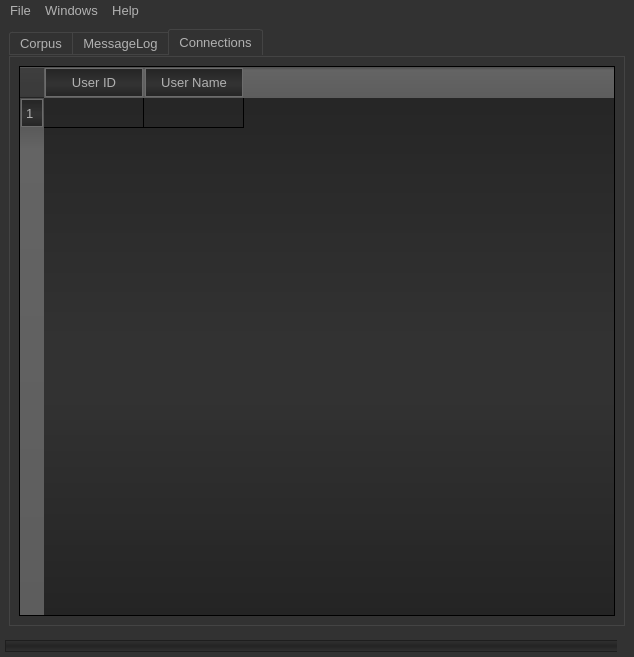
<?xml version="1.0" encoding="UTF-8"?>
<ui version="4.0">
 <class>MainWindow</class>
 <widget class="QMainWindow" name="MainWindow">
  <property name="geometry">
   <rect>
    <x>0</x>
    <y>0</y>
    <width>634</width>
    <height>657</height>
   </rect>
  </property>
  <property name="windowTitle">
   <string>Corpus Server</string>
  </property>
  <property name="styleSheet">
   <string notr="true">

QWidget
{
	 font-family: &quot;Lucida Console&quot;;
    font-size: 10pt;	
	margin: 5pt;

    color: #b1b1b1;
    background-color: #323232;
    

}


QWidget:item:hover
{

    background-color: QLinearGradient( x1: 0, y1: 0, x2: 0, y2: 1, stop: 0 #ffa02f, stop: 1 #ca0619);
    color: #000000;
}

QWidget:item:selected
{
    background-color: QLinearGradient( x1: 0, y1: 0, x2: 0, y2: 1, stop: 0 #ffa02f, stop: 1 #d7801a);
}

QToolTip
{
     border: 1px solid black;
     background-color: #ffa02f;
     padding: 1px;
     border-radius: 3px;
     opacity: 100;
}
QMenuBar::item
{
    background: transparent;
}

QMenuBar::item:selected
{

    background: transparent;
    border: 1px solid #ffaa00;
}

QMenuBar::item:pressed
{
    background: #444;
    border: 1px solid #000;
    background-color: QLinearGradient(
        x1:0, y1:0,
        x2:0, y2:1,
        stop:1 #212121,
        stop:0.4 #343434/*,
        stop:0.2 #343434,
        stop:0.1 #ffaa00*/
    );
    margin-bottom:-1px;
    padding-bottom:1px;
}

QMenu
{
    border: 1px solid #000;
    padding: 2px 10px 2px 10px;
}

QMenu::item
{
    padding: 2px 10px 2px 10px;
}

QMenu::item:selected
{
    color: #000000;
}

QWidget:disabled
{
    color: #404040;
    background-color: #323232;
}

QAbstractItemView
{
    background-color: QLinearGradient( x1: 0, y1: 0, x2: 0, y2: 1, stop: 0 #4d4d4d, stop: 0.1 #646464, stop: 1 #5d5d5d);
}

QWidget:focus
{
    border: 2px solid QLinearGradient( x1: 0, y1: 0, x2: 0, y2: 1, stop: 0 #ffa02f, stop: 1 #d7801a);
}

QLineEdit
{
    background-color: QLinearGradient( x1: 0, y1: 0, x2: 0, y2: 1, stop: 0 #4d4d4d, stop: 0 #646464, stop: 1 #5d5d5d);
    padding: 1px;
    border-style: solid;
    border: 1px solid #1e1e1e;
    border-radius: 5px;
}

QPushButton
{
    color: #b1b1b1;
    background-color: QLinearGradient( x1: 0, y1: 0, x2: 0, y2: 1, stop: 0 #565656, stop: 0.1 #525252, stop: 0.5 #4e4e4e, stop: 0.9 #4a4a4a, stop: 1 #464646);
    border-width: 1px;
    border-color: #1e1e1e;
    border-style: solid;
    border-radius: 6px;
    padding: 3px;
    font-size: 10pt;
    padding-left: 5px;
    padding-right: 5px;
}

QPushButton:pressed
{
    background-color: QLinearGradient( x1: 0, y1: 0, x2: 0, y2: 1, stop: 0 #2d2d2d, stop: 0.1 #2b2b2b, stop: 0.5 #292929, stop: 0.9 #282828, stop: 1 #252525);
}

QComboBox
{
    selection-background-color: #ffaa00;
    background-color: QLinearGradient( x1: 0, y1: 0, x2: 0, y2: 1, stop: 0 #565656, stop: 0.1 #525252, stop: 0.5 #4e4e4e, stop: 0.9 #4a4a4a, stop: 1 #464646);
    border-style: solid;
    border: 1px solid #1e1e1e;
    border-radius: 5px;
}

QComboBox:hover,QPushButton:hover
{
    border: 2px solid QLinearGradient( x1: 0, y1: 0, x2: 0, y2: 1, stop: 0 #ffa02f, stop: 1 #d7801a);
}


QComboBox:on
{
    padding-top: 3px;
    padding-left: 4px;
    background-color: QLinearGradient( x1: 0, y1: 0, x2: 0, y2: 1, stop: 0 #2d2d2d, stop: 0.1 #2b2b2b, stop: 0.5 #292929, stop: 0.9 #282828, stop: 1 #252525);
    selection-background-color: #ffaa00;
}

QComboBox QAbstractItemView
{
    border: 2px solid darkgray;
    selection-background-color: QLinearGradient( x1: 0, y1: 0, x2: 0, y2: 1, stop: 0 #ffa02f, stop: 1 #d7801a);
}

QComboBox::drop-down
{
     subcontrol-origin: padding;
     subcontrol-position: top right;
     width: 15px;

     border-left-width: 0px;
     border-left-color: darkgray;
     border-left-style: solid; /* just a single line */
     border-top-right-radius: 3px; /* same radius as the QComboBox */
     border-bottom-right-radius: 3px;
 }

QComboBox::down-arrow
{
     image: url(:/down_arrow.png);
}

QGroupBox:focus
{
border: 2px solid QLinearGradient( x1: 0, y1: 0, x2: 0, y2: 1, stop: 0 #ffa02f, stop: 1 #d7801a);
}

QTextEdit:focus
{
    border: 2px solid QLinearGradient( x1: 0, y1: 0, x2: 0, y2: 1, stop: 0 #ffa02f, stop: 1 #d7801a);
}

QScrollBar{
    padding: 2px;
}

QScrollBar:horizontal {
     border: 1px solid #222222;
     background: QLinearGradient( x1: 0, y1: 0, x2: 0, y2: 1, stop: 0.0 #121212, stop: 0.2 #282828, stop: 1 #484848);
     height: 15px;
     margin: 0px 16px 0 16px;
}

QScrollBar::handle:horizontal
{

      background: QLinearGradient( x1: 0, y1: 0, x2: 0, y2: 1, stop: 0.0 #121212, stop: 0.2 #808080, stop: 1 #484848);
      min-height: 20px;
      border-radius: 2px;
}

QScrollBar::add-line:horizontal {
      border: 1px solid #1b1b19;
      border-radius: 2px;
      background: QLinearGradient( x1: 0, y1: 0, x2: 1, y2: 0, stop: 0 #ffa02f, stop: 1 #d7801a);
      width: 14px;
      subcontrol-position: right;
      subcontrol-origin: margin;
}

QScrollBar::sub-line:horizontal {
      border: 1px solid #1b1b19;
      border-radius: 2px;
      background: QLinearGradient( x1: 0, y1: 0, x2: 1, y2: 0, stop: 0 #ffa02f, stop: 1 #d7801a);
      width: 14px;
     subcontrol-position: left;
     subcontrol-origin: margin;
}

QScrollBar::right-arrow:horizontal, QScrollBar::left-arrow:horizontal
{
      border: 1px solid black;
      width: 1px;
      height: 1px;
      background: white;
}

QScrollBar::add-page:horizontal, QScrollBar::sub-page:horizontal
{
      background: none;
}

QScrollBar:vertical
{
      background: QLinearGradient( x1: 0, y1: 0, x2: 1, y2: 0, stop: 0.0 #121212, stop: 0.2 #282828, stop: 1 #484848);
      width: 20px;
      margin: 16px 0 16px 0;
      border: 1px solid #222222;
}

QScrollBar::handle:vertical
{

      background: QLinearGradient( x1: 0, y1: 0, x2: 1, y2: 0, stop: 0.0 #121212, stop: 0.2 #808080, stop: 1 #484848);
      min-height: 20px;
      border-radius: 2px;
}

QScrollBar::add-line:vertical
{
      border: 1px solid #1b1b19;
      border-radius: 2px;
      background: QLinearGradient( x1: 0, y1: 0, x2: 0, y2: 1, stop: 0 #ffa02f, stop: 1 #d7801a);
      height: 14px;
      subcontrol-position: bottom;
      subcontrol-origin: margin;
}

QScrollBar::sub-line:vertical
{
      border: 1px solid #1b1b19;
      border-radius: 2px;
      background: QLinearGradient( x1: 0, y1: 0, x2: 0, y2: 1, stop: 0 #d7801a, stop: 1 #ffa02f);
      height: 14px;
      subcontrol-position: top;
      subcontrol-origin: margin;
}

QScrollBar::up-arrow:vertical, QScrollBar::down-arrow:vertical
{
      border: 1px solid black;
      width: 1px;
      height: 1px;
      background: white;
}


QScrollBar::add-page:vertical, QScrollBar::sub-page:vertical
{
      background: none;
}

QTextEdit
{
    background-color: #242424;
}

QPlainTextEdit
{
    background-color: #242424;
}

QTableView
{
    background-color: QLinearGradient(x1:0, y1:0, x2:0, y2:1, stop:0 #242424, stop: 0.5 #323232, stop: 0.6 #323232, stop:1 #242424);
}
QHeaderView::section
{
    background-color: QLinearGradient(x1:0, y1:0, x2:0, y2:1, stop:0 #242424, stop: 0.5 #323232, stop: 0.6 #323232, stop:1 #242424);
    margin: 1px;
    padding: 4px;
    border: 1px solid #6c6c6c;
}



QCheckBox:disabled
{
color: #414141;
}

QCheckBox::indicator{
    color: #b1b1b1;
    background-color: #323232;
    border: 1px solid #b1b1b1;
    width: 9px;
    height: 9px;
}

QCheckBox::indicator:checked
{
    background-color: #b1b1b1;

}

QCheckBox::indicator:disabled, QRadioButton::indicator:disabled
{
    border: 1px solid #444;
}


QDockWidget
{
    font-size: 10pt;
    border: 1px solid #121212;
    padding-left: 2px
}

QDockWidget::title
{
    text-align: center;
    font-size: 10pt;
    spacing: 2px; /* spacing between items in the tool bar */
    background-color: QLinearGradient(x1:0, y1:0, x2:0, y2:1, stop:0 #323232, stop: 0.5 #242424, stop:1 #323232);
}

QDockWidget::close-button, QDockWidget::float-button
{
    text-align: center;
    spacing: 1px; /* spacing between items in the tool bar */
    background-color: QLinearGradient(x1:0, y1:0, x2:0, y2:1, stop:0 #323232, stop: 0.5 #242424, stop:1 #323232);
}

QDockWidget::close-button:hover, QDockWidget::float-button:hover
{
    background: #242424;
}

QDockWidget::close-button:pressed, QDockWidget::float-button:pressed
{
    padding: 1px -1px -1px 1px;
}

QMainWindow::separator
{
    background-color: QLinearGradient(x1:0, y1:0, x2:0, y2:1, stop:0 #161616, stop: 0.5 #151515, stop: 0.6 #212121, stop:1 #343434);
    color: white;
    padding-left: 4px;
    border: 1px solid #4c4c4c;
    spacing: 10px; /* spacing between items in the tool bar */
}

QMainWindow::separator:hover
{

    background-color: QLinearGradient(x1:0, y1:0, x2:0, y2:1, stop:0 #d7801a, stop:0.5 #b56c17 stop:1 #ffa02f);
    color: white;
    padding-left: 4px;
    border: 1px solid #6c6c6c;
    spacing: 3px; /* spacing between items in the tool bar */
}

QToolBar
{
     background-color: QLinearGradient(x1:0, y1:0, x2:0, y2:1, stop:0 #161616, stop: 0.5 #151515, stop: 0.6 #212121, stop:1 #343434);
    color: white;
}


QToolBar::handle
{
     spacing: 3px; /* spacing between items in the tool bar */
     background: url(:/images/handle.png);
}

QMenu::separator
{
    height: 2px;
    background-color: QLinearGradient(x1:0, y1:0, x2:0, y2:1, stop:0 #161616, stop: 0.5 #151515, stop: 0.6 #212121, stop:1 #343434);
    color: white;
    padding-left: 4px;
    margin-left: 10px;
    margin-right: 5px;
}

QProgressBar
{
    border: 2px solid grey;
    border-radius: 5px;
    text-align: center;
}

QProgressBar::chunk
{
    background-color: #d7801a;
    width: 2.15px;
    margin: 0.5px;
}

QTabBar::tab {
    color: #b1b1b1;
    border: 1px solid #444;
    border-bottom-style: none;
    background-color: #323232;
    padding-left: 10px;
    padding-right: 10px;
    padding-top: 3px;
    padding-bottom: 3px;
    margin-right: -1px;
}

QTabWidget::pane {
    border: 1px solid #444;
    top: 1px;
}

QTabBar::tab:last
{
    margin-right: 0; /* the last selected tab has nothing to overlap with on the right */
    border-top-right-radius: 3px;
}

QTabBar::tab:first:!selected
{
 margin-left: 0px; /* the last selected tab has nothing to overlap with on the right */


    border-top-left-radius: 3px;
}

QTabBar::tab:!selected
{
    color: #b1b1b1;
    border-bottom-style: solid;
    margin-top: 3px;
    background-color: QLinearGradient(x1:0, y1:0, x2:0, y2:1, stop:1 #212121, stop:.4 #343434);
}

QTabBar::tab:selected
{
    border-top-left-radius: 3px;
    border-top-right-radius: 3px;
    margin-bottom: 0px;
}

QTabBar::tab:!selected:hover
{
    /*border-top: 2px solid #ffaa00;
    padding-bottom: 3px;*/
    border-top-left-radius: 3px;
    border-top-right-radius: 3px;
    background-color: QLinearGradient(x1:0, y1:0, x2:0, y2:1, stop:1 #212121, stop:0.4 #343434, stop:0.2 #343434, stop:0.1 #ffaa00);
}

QRadioButton::indicator:checked, QRadioButton::indicator:unchecked{
    color: #b1b1b1;
    background-color: #323232;
    border: 1px solid #b1b1b1;
    border-radius: 6px;
}

QRadioButton::indicator:checked
{
    background-color: qradialgradient(
        cx: 0.5, cy: 0.5,
        fx: 0.5, fy: 0.5,
        radius: 1.0,
        stop: 0.25 #ffaa00,
        stop: 0.3 #323232
    );
}



QRadioButton::indicator
{
    border-radius: 6px;
}

QRadioButton::indicator:hover, QCheckBox::indicator:hover
{
    border: 1px solid #ffaa00;
}




/* Slider
*/
QSlider::groove:horizontal {
    border: 1px solid #bbb;
    background: #323232;
    height: 10px;
    border-radius: 4px;
}

QSlider::sub-page:horizontal {
    background: QLinearGradient(x1:0, y1:0, x2:0, y2:1, stop:1 #212121, stop:.4 #343434);
    background: QLinearGradient(x1:0, y1:0, x2:0, y2:1, stop:1 #212121, stop:.4 #343434);
    border: 1px solid #777;
    height: 10px;
    border-radius: 4px;
}

QSlider::add-page:horizontal {
    background: #fff;
    border: 1px solid #777;
    border: 1px solid #777;
    height: 10px;
    border-radius: 4px;
}

QSlider::handle:horizontal {
    color: #b1b1b1;
    background-color: QLinearGradient( x1: 0, y1: 0, x2: 0, y2: 1, stop: 0 #565656, stop: 0.1 #525252, stop: 0.5 #4e4e4e, stop: 0.9 #4a4a4a, stop: 1 #464646);
    border-width: 1px;
    border-color: #1e1e1e;
    border-style: solid;
    border-radius: 6;
    border: 1px solid #777;
    width: 13px;
    margin-top: -2px;
    margin-bottom: -2px;
    border-radius: 4px;
}

QSlider::handle:horizontal:hover {
background: QLinearGradient( x1: 0, y1: 0, x2: 1, y2: 0, stop: 0 #ffa02f, stop: 0.5 #d7801a, stop: 1 #ffa02f);
border: 1px solid #444;
border-radius: 4px;
}

QSlider::sub-page:horizontal:disabled {
background: #bbb;
border-color: #999;
}

QSlider::add-page:horizontal:disabled {
background: #eee;
border-color: #999;
}

QSlider::handle:horizontal:disabled {
background: #eee;
border: 1px solid #aaa;
border-radius: 4px;
}

#DrawingWidget
{
background:transparent;
background-color: rgba(0,0,0,0);
}

QSpinBox {

     background-color: #323232;
     border: 1px solid #b1b1b1;
     border-color: #1e1e1e;
     border-style: solid;
     border-radius: 6;
     padding: 3px;
     font-size: 12pt;
     padding-left: 5px;
     padding-right: 5px;
 }

 QSpinBox::up-button {
     color: #b1b1b1;
     background-color: #323232;
     border: 1px solid #b1b1b1;
     border-color: #1e1e1e;
     border-style: solid;
     border-radius: 4;
     padding: 3px;
     font-size: 8pt;
     padding-left: 5px;
     padding-right: 5px;
 }

 QSpinBox::down-button {
     color: #b1b1b1;
     background-color: #323232;
     border: 1px solid #b1b1b1;
     border-color: #1e1e1e;
     border-style: solid;
     border-radius: 4;
     padding: 3px;
     font-size: 8pt;
     padding-left: 5px;
     padding-right: 5px;
 }


 QStatusBar {
    background-color: QLinearGradient(x1:0, y1:0, x2:0, y2:1, stop:0 #323232, stop: 0.5 #242424, stop:1 #323232);
    border: 1px solid #1e1e1e;
    margin: 5px;


}

QStatusBar::item {
    border: 1px solid #b1b1b1;
    border-color: #1e1e1e;
    border-radius: 3px;
    margin: 6px;

}


QTreeWidget{
    background-color: QLinearGradient(x1:0, y1:0, x2:0, y2:1, stop:0 #323232, stop: 0.5 #242424, stop:1 #323232);
}</string>
  </property>
  <widget class="QWidget" name="centralwidget">
   <layout class="QHBoxLayout" name="horizontalLayout">
    <item>
     <widget class="QTabWidget" name="tabWidget">
      <property name="currentIndex">
       <number>2</number>
      </property>
      <widget class="QWidget" name="tabCorpus">
       <attribute name="title">
        <string>Corpus</string>
       </attribute>
       <layout class="QGridLayout" name="gridLayout_2">
        <item row="0" column="0">
         <widget class="QTreeWidget" name="tree_Corpus">
          <column>
           <property name="text">
            <string notr="true">1</string>
           </property>
          </column>
         </widget>
        </item>
       </layout>
      </widget>
      <widget class="QWidget" name="tabMessageLog">
       <attribute name="title">
        <string>MessageLog</string>
       </attribute>
       <layout class="QGridLayout" name="gridLayout">
        <item row="0" column="0">
         <widget class="QTextEdit" name="textEdit_Log">
          <property name="lineWrapMode">
           <enum>QTextEdit::NoWrap</enum>
          </property>
          <property name="readOnly">
           <bool>true</bool>
          </property>
         </widget>
        </item>
       </layout>
      </widget>
      <widget class="QWidget" name="tab">
       <attribute name="title">
        <string>Connections</string>
       </attribute>
       <layout class="QHBoxLayout" name="horizontalLayout_2">
        <item>
         <widget class="QTableWidget" name="tableWidget_connections">
          <property name="styleSheet">
           <string notr="true"/>
          </property>
          <property name="rowCount">
           <number>1</number>
          </property>
          <property name="columnCount">
           <number>2</number>
          </property>
          <row/>
          <column>
           <property name="text">
            <string>User ID</string>
           </property>
          </column>
          <column>
           <property name="text">
            <string>User Name</string>
           </property>
          </column>
         </widget>
        </item>
       </layout>
      </widget>
     </widget>
    </item>
   </layout>
  </widget>
  <widget class="QMenuBar" name="menubar">
   <property name="geometry">
    <rect>
     <x>0</x>
     <y>0</y>
     <width>634</width>
     <height>19</height>
    </rect>
   </property>
   <widget class="QMenu" name="menuFile">
    <property name="title">
     <string>File</string>
    </property>
    <addaction name="actionSave"/>
    <addaction name="actionLoad"/>
    <addaction name="actionExit"/>
   </widget>
   <widget class="QMenu" name="menuWindows">
    <property name="title">
     <string>Windows</string>
    </property>
    <addaction name="actionPreferences"/>
   </widget>
   <widget class="QMenu" name="menuHelpo">
    <property name="title">
     <string>Help</string>
    </property>
    <addaction name="actionAbout"/>
   </widget>
   <addaction name="menuFile"/>
   <addaction name="menuWindows"/>
   <addaction name="menuHelpo"/>
  </widget>
  <widget class="QStatusBar" name="statusbar"/>
  <action name="actionPreferences">
   <property name="text">
    <string>Preferences</string>
   </property>
  </action>
  <action name="actionSave">
   <property name="text">
    <string>Save</string>
   </property>
  </action>
  <action name="actionLoad">
   <property name="text">
    <string>Load</string>
   </property>
  </action>
  <action name="actionExit">
   <property name="text">
    <string>Exit</string>
   </property>
  </action>
  <action name="actionAbout">
   <property name="text">
    <string>About</string>
   </property>
  </action>
 </widget>
 <resources/>
 <connections/>
</ui>
